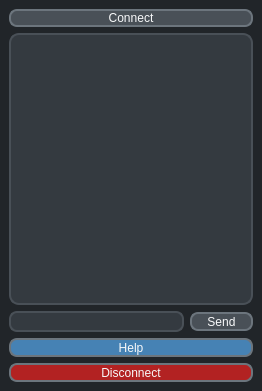
<?xml version="1.0" encoding="UTF-8"?>
<ui version="4.0">
 <class>MainWindow</class>
 <widget class="QMainWindow" name="MainWindow">
  <property name="enabled">
   <bool>true</bool>
  </property>
  <property name="geometry">
   <rect>
    <x>0</x>
    <y>0</y>
    <width>262</width>
    <height>391</height>
   </rect>
  </property>
  <property name="windowTitle">
   <string>MainWindow</string>
  </property>
  <property name="styleSheet">
   <string notr="true">QMainWindow{
    background: red;
}</string>
  </property>
  <widget class="QWidget" name="centralwidget">
   <property name="enabled">
    <bool>true</bool>
   </property>
   <property name="styleSheet">
    <string notr="true">QWidget{
background-color: #212529;
}</string>
   </property>
   <layout class="QGridLayout" name="gridLayout">
    <item row="6" column="0" colspan="2">
     <widget class="QPushButton" name="pushButton_3">
      <property name="styleSheet">
       <string notr="true">QPushButton {
    border: 2px solid #6c757d;
    border-radius: 8.4px;
    padding: 1 15 0px 15px;
    background: #B22222;
    color: #f8f9fa;
    font: 600 10pt &quot;SF Pro Text&quot;;
}</string>
      </property>
      <property name="text">
       <string>Disconnect</string>
      </property>
     </widget>
    </item>
    <item row="2" column="0" colspan="2">
     <widget class="QTextBrowser" name="textBrowser">
      <property name="enabled">
       <bool>true</bool>
      </property>
      <property name="font">
       <font>
        <family>SF Pro Text</family>
        <pointsize>8</pointsize>
        <italic>false</italic>
        <bold>true</bold>
       </font>
      </property>
      <property name="styleSheet">
       <string notr="true">QTextBrowser{
border: 1.5px solid #495057;
background-color : #343a40;
color: #f8f9fa;
font: 600 8pt &quot;SF Pro Text&quot;;
border-radius: 10px;
}</string>
      </property>
      <property name="html">
       <string>&lt;!DOCTYPE HTML PUBLIC &quot;-//W3C//DTD HTML 4.0//EN&quot; &quot;http://www.w3.org/TR/REC-html40/strict.dtd&quot;&gt;
&lt;html&gt;&lt;head&gt;&lt;meta name=&quot;qrichtext&quot; content=&quot;1&quot; /&gt;&lt;meta charset=&quot;utf-8&quot; /&gt;&lt;style type=&quot;text/css&quot;&gt;
p, li { white-space: pre-wrap; }
hr { height: 1px; border-width: 0; }
li.unchecked::marker { content: &quot;\2610&quot;; }
li.checked::marker { content: &quot;\2612&quot;; }
&lt;/style&gt;&lt;/head&gt;&lt;body style=&quot; font-family:'SF Pro Text'; font-size:8pt; font-weight:600; font-style:normal;&quot;&gt;
&lt;p style=&quot;-qt-paragraph-type:empty; margin-top:0px; margin-bottom:0px; margin-left:0px; margin-right:0px; -qt-block-indent:0; text-indent:0px; font-family:'MV Boli'; font-size:9pt; font-weight:400;&quot;&gt;&lt;br /&gt;&lt;/p&gt;&lt;/body&gt;&lt;/html&gt;</string>
      </property>
     </widget>
    </item>
    <item row="4" column="1">
     <widget class="QPushButton" name="pushButton_2">
      <property name="styleSheet">
       <string notr="true">QPushButton {
    border: 2px solid #6c757d;
    border-radius: 8.4px;
    padding: 1 15 0px 15px;
    background: #495057;
    color: #f8f9fa;
    font: 600 10pt &quot;SF Pro Text&quot;;
}</string>
      </property>
      <property name="text">
       <string>Send</string>
      </property>
     </widget>
    </item>
    <item row="4" column="0">
     <widget class="QLineEdit" name="lineEdit">
      <property name="styleSheet">
       <string notr="true">QLineEdit{
    border: 1.5px solid #495057;
    border-radius: 8.4px;
    padding: 0 0 1px 8px;
    background: #343a40;
    color: #f8f9fa;
    font: 600 8pt &quot;SF Pro Text&quot;;
    selection-background-color: darkgray;
}</string>
      </property>
      <property name="text">
       <string/>
      </property>
     </widget>
    </item>
    <item row="0" column="0" colspan="2">
     <widget class="QPushButton" name="pushButton">
      <property name="styleSheet">
       <string notr="true">QPushButton {
    border: 2px solid #6c757d;
    border-radius: 8.4px;
    background: #495057;
    color: #f8f9fa;
    font: 600 10pt &quot;SF Pro Text&quot;;
}</string>
      </property>
      <property name="text">
       <string>Connect</string>
      </property>
     </widget>
    </item>
    <item row="5" column="0" colspan="2">
     <widget class="QPushButton" name="pushButton_4">
      <property name="styleSheet">
       <string notr="true">QPushButton {
    border: 2px solid #6c757d;
    border-radius: 8.4px;
    padding: 1 15 0px 15px;
    background: #4682B4;
    color: #f8f9fa;
    font: 600 10pt &quot;SF Pro Text&quot;;
}</string>
      </property>
      <property name="text">
       <string>Help</string>
      </property>
     </widget>
    </item>
   </layout>
  </widget>
 </widget>
 <resources/>
 <connections/>
</ui>
